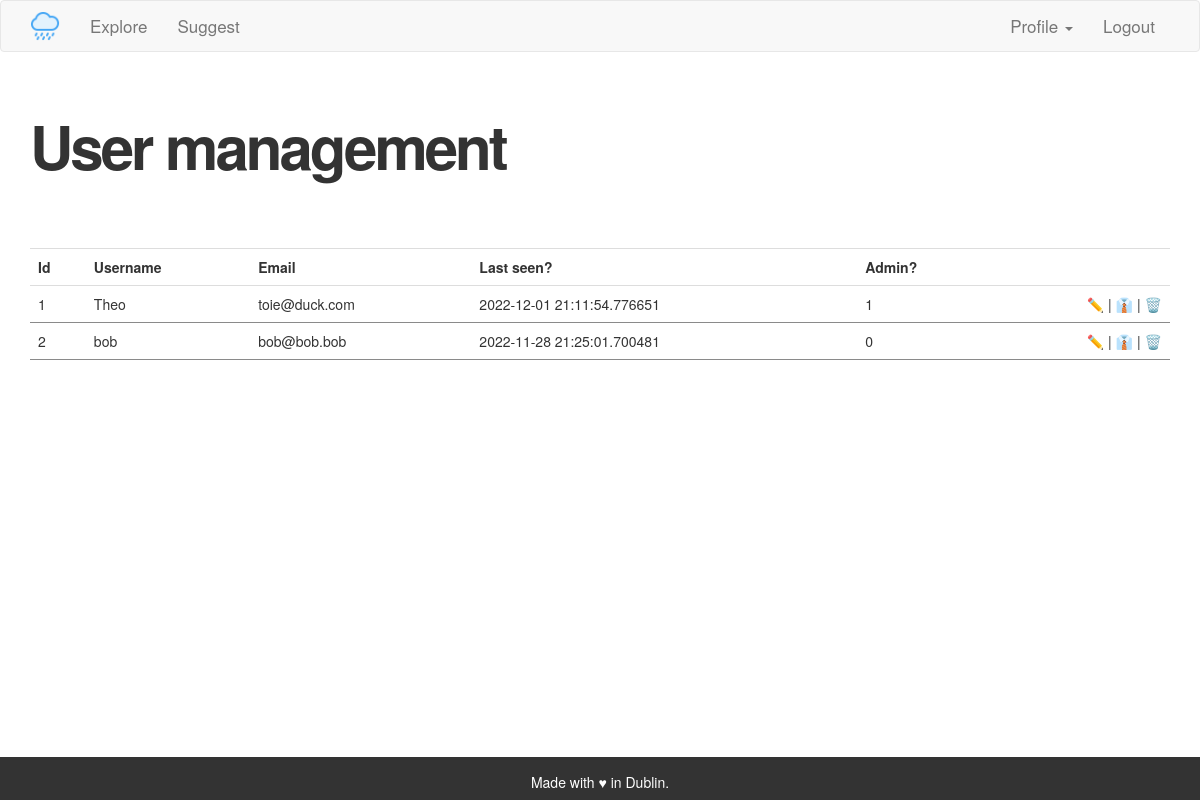
Before: /admin/users (signed in) with the older database file.
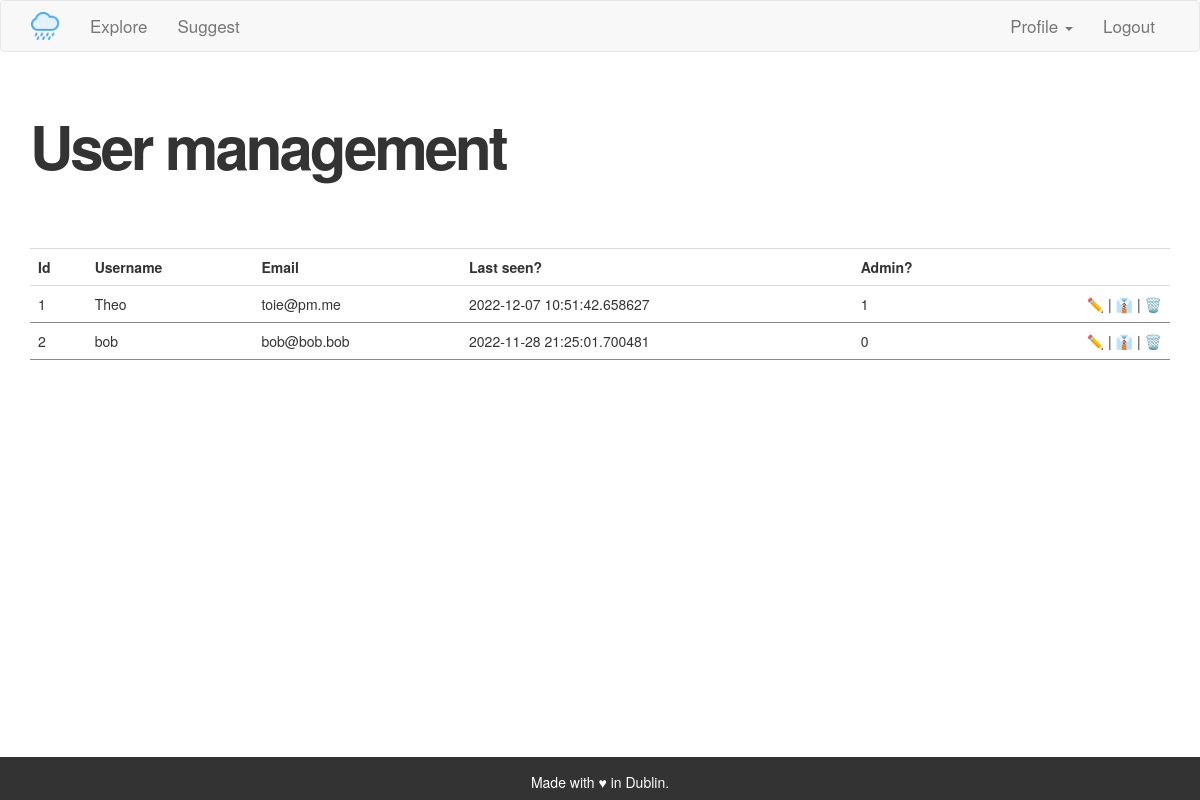
After: the same page with the newer database file.
### app/models.py (models this page shows, shortened)
class User(UserMixin, db.Model):
    id = db.Column(db.Integer, primary_key=True)
    username = db.Column(db.String(64), index=True, unique=True)
    usernamelowercase = db.Column(db.String(64), index=True, unique=True)
    email = db.Column(db.String(120), index=True, unique=True)
    emaillowercase = db.Column(db.String(120), index=True, unique=True)
    password_hash = db.Column(db.String(128))
    activity = db.relationship('Activity', backref='author', lazy='dynamic')
    about_me = db.Column(db.String(140))
    last_seen = db.Column(db.DateTime, default=datetime.utcnow)
    admin = db.Column(db.Integer, default=0)

### app/routes.py (the view)
@app.route('/admin/users', methods=['GET', 'POST'])
@login_required
def adminusermanagement():
    if current_user.admin == 1:
        users = User.query.order_by(User.id.asc())
    else:
        flash('This is a restricted area.')
        return redirect(url_for('index'))
    return render_template("user_management.html", title='User management',
        users=users)

### app/models.py (called while the page is built)
@login.user_loader
def load_user(id):
    return User.query.get(int(id))

### app/routes.py (called while the page is built)
@app.before_request
def before_request():
    if current_user.is_authenticated:
        current_user.last_seen = datetime.utcnow()
        db.session.commit()

### app/templates/user_management.html (shortened to what this page needs)
{% extends "base.html" %}
{% block app_content %}
    <h1>User management</h1>
    <table class="table">
        <tr>
            <th>Id</th>
            <th>Username</th>
            <th>Email</th>
            <th>Last seen?</th>
            <th>Admin?</th>
            <th></th>
        </tr>
            {% for user in users %}
                    {% include '_users.html' %}
            {% endfor %}
    </table>
{% endblock %}

### app/templates/_users.html
    <tr>
        <td>{{ user.id }}</td>
        <td><a class="nolinkdecoration" href="{{ url_for('user', username=user.username) }}">{{ user.username }}</td>
        <td>{{ user.email }}</td>
        <td>{{ user.last_seen }}</td>
        <td>{{ user.admin }}</td>
        <td class="align-right"><a class="nolinkdecorationimage"
            href="{{ url_for('edit_profile_admin', username=user.username) }}">✏️</a> | <a class="nolinkdecorationimage" href="{{ url_for('makeadmin', username=user.username) }}">👔</a> | <a class="nolinkdecorationimage" href="{{ url_for('deleteuser', username=user.username) }}">🗑️</td>
    </tr>

Changed rows visible on the page:
changed User "Theo": email "toie@duck.com" → "toie@pm.me"; last_seen "2022-12-01 21:11:54.776651" → "2022-12-07 10:51:42.658627"
